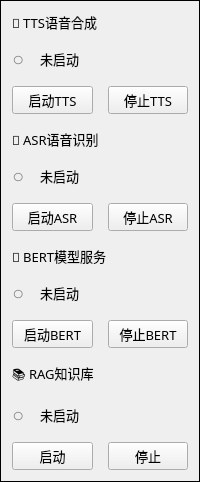
            <widget class="QFrame" name="control_panel_frame">
             <property name="minimumSize">
              <size>
               <width>0</width>
               <height>0</height>
              </size>
             </property>
             <property name="maximumSize">
              <size>
               <width>16777215</width>
               <height>16777215</height>
              </size>
             </property>
             <property name="frameShape">
              <enum>QFrame::Box</enum>
             </property>
             <layout class="QVBoxLayout" name="verticalLayout_21">
              <property name="spacing">
               <number>15</number>
              </property>
              <item>
               <layout class="QVBoxLayout" name="verticalLayout_20">
                <item>
                 <widget class="QLabel" name="label_tts_service">
                  <property name="font">
                   <font>
                    <family>微软雅黑</family>
                    <pointsize>10</pointsize>
                   </font>
                  </property>
                  <property name="text">
                   <string>🎵 TTS语音合成</string>
                  </property>
                 </widget>
                </item>
                <item>
                 <layout class="QHBoxLayout" name="tts_status_layout">
                  <item>
                   <widget class="QLabel" name="label_tts_status_indicator">
                    <property name="styleSheet">
                     <string>color: #888888; font-size: 20px;</string>
                    </property>
                    <property name="text">
                     <string>○</string>
                    </property>
                   </widget>
                  </item>
                  <item>
                   <widget class="QLabel" name="label_terminal_status">
                    <property name="font">
                     <font>
                      <family>微软雅黑</family>
                      <pointsize>10</pointsize>
                     </font>
                    </property>
                    <property name="text">
                     <string>未启动</string>
                    </property>
                   </widget>
                  </item>
                  <item>
                   <spacer name="tts_status_spacer">
                    <property name="orientation">
                     <enum>Qt::Horizontal</enum>
                    </property>
                    <property name="sizeHint" stdset="0">
                     <size>
                      <width>0</width>
                      <height>0</height>
                     </size>
                    </property>
                   </spacer>
                  </item>
                 </layout>
                </item>
                <item>
                 <layout class="QHBoxLayout" name="horizontalLayout_12">
                  <item>
                   <widget class="QPushButton" name="pushButton_start_terminal">
                    <property name="sizePolicy">
                     <sizepolicy hsizetype="Minimum" vsizetype="Preferred">
                      <horstretch>0</horstretch>
                      <verstretch>0</verstretch>
                     </sizepolicy>
                    </property>
                    <property name="minimumSize">
                     <size>
                      <width>0</width>
                      <height>0</height>
                     </size>
                    </property>
                    <property name="font">
                     <font>
                      <family>微软雅黑</family>
                      <pointsize>10</pointsize>
                     </font>
                    </property>
                    <property name="text">
                     <string>启动TTS</string>
                    </property>
                   </widget>
                  </item>
                  <item>
                   <widget class="QPushButton" name="pushButton_stop_terminal">
                    <property name="sizePolicy">
                     <sizepolicy hsizetype="Minimum" vsizetype="Preferred">
                      <horstretch>0</horstretch>
                      <verstretch>0</verstretch>
                     </sizepolicy>
                    </property>
                    <property name="minimumSize">
                     <size>
                      <width>0</width>
                      <height>0</height>
                     </size>
                    </property>
                    <property name="font">
                     <font>
                      <family>微软雅黑</family>
                      <pointsize>10</pointsize>
                     </font>
                    </property>
                    <property name="text">
                     <string>停止TTS</string>
                    </property>
                   </widget>
                  </item>
                 </layout>
                </item>
               </layout>
              </item>
              <item>
               <layout class="QVBoxLayout" name="verticalLayout_19">
                <item>
                 <widget class="QLabel" name="label_asr_service">
                  <property name="font">
                   <font>
                    <family>微软雅黑</family>
                    <pointsize>10</pointsize>
                   </font>
                  </property>
                  <property name="text">
                   <string>🎤 ASR语音识别</string>
                  </property>
                 </widget>
                </item>
                <item>
                 <layout class="QHBoxLayout" name="asr_status_layout">
                  <item>
                   <widget class="QLabel" name="label_asr_status_indicator">
                    <property name="styleSheet">
                     <string>color: #888888;
font-size: 20px;</string>
                    </property>
                    <property name="text">
                     <string>○</string>
                    </property>
                   </widget>
                  </item>
                  <item>
                   <widget class="QLabel" name="label_asr_status">
                    <property name="font">
                     <font>
                      <family>微软雅黑</family>
                      <pointsize>10</pointsize>
                     </font>
                    </property>
                    <property name="text">
                     <string>未启动</string>
                    </property>
                   </widget>
                  </item>
                  <item>
                   <spacer name="asr_status_spacer">
                    <property name="orientation">
                     <enum>Qt::Horizontal</enum>
                    </property>
                    <property name="sizeHint" stdset="0">
                     <size>
                      <width>0</width>
                      <height>0</height>
                     </size>
                    </property>
                   </spacer>
                  </item>
                 </layout>
                </item>
                <item>
                 <layout class="QHBoxLayout" name="horizontalLayout_13">
                  <item>
                   <widget class="QPushButton" name="pushButton_start_asr">
                    <property name="sizePolicy">
                     <sizepolicy hsizetype="Minimum" vsizetype="Preferred">
                      <horstretch>0</horstretch>
                      <verstretch>0</verstretch>
                     </sizepolicy>
                    </property>
                    <property name="minimumSize">
                     <size>
                      <width>0</width>
                      <height>0</height>
                     </size>
                    </property>
                    <property name="font">
                     <font>
                      <family>微软雅黑</family>
                      <pointsize>10</pointsize>
                     </font>
                    </property>
                    <property name="text">
                     <string>启动ASR</string>
                    </property>
                   </widget>
                  </item>
                  <item>
                   <widget class="QPushButton" name="pushButton_stop_asr">
                    <property name="sizePolicy">
                     <sizepolicy hsizetype="Minimum" vsizetype="Preferred">
                      <horstretch>0</horstretch>
                      <verstretch>0</verstretch>
                     </sizepolicy>
                    </property>
                    <property name="minimumSize">
                     <size>
                      <width>0</width>
                      <height>0</height>
                     </size>
                    </property>
                    <property name="font">
                     <font>
                      <family>微软雅黑</family>
                      <pointsize>10</pointsize>
                     </font>
                    </property>
                    <property name="text">
                     <string>停止ASR</string>
                    </property>
                   </widget>
                  </item>
                 </layout>
                </item>
               </layout>
              </item>
              <item>
               <layout class="QVBoxLayout" name="verticalLayout_18">
                <item>
                 <widget class="QLabel" name="label_bert_service">
                  <property name="font">
                   <font>
                    <family>微软雅黑</family>
                    <pointsize>10</pointsize>
                   </font>
                  </property>
                  <property name="text">
                   <string>🤖 BERT模型服务</string>
                  </property>
                 </widget>
                </item>
                <item>
                 <layout class="QHBoxLayout" name="bert_status_layout">
                  <item>
                   <widget class="QLabel" name="label_bert_status_indicator">
                    <property name="styleSheet">
                     <string>color: #888888; font-size: 20px;</string>
                    </property>
                    <property name="text">
                     <string>○</string>
                    </property>
                   </widget>
                  </item>
                  <item>
                   <widget class="QLabel" name="label_bert_status">
                    <property name="font">
                     <font>
                      <family>微软雅黑</family>
                      <pointsize>10</pointsize>
                     </font>
                    </property>
                    <property name="text">
                     <string>未启动</string>
                    </property>
                   </widget>
                  </item>
                  <item>
                   <spacer name="bert_status_spacer">
                    <property name="orientation">
                     <enum>Qt::Horizontal</enum>
                    </property>
                    <property name="sizeHint" stdset="0">
                     <size>
                      <width>0</width>
                      <height>0</height>
                     </size>
                    </property>
                   </spacer>
                  </item>
                 </layout>
                </item>
                <item>
                 <layout class="QHBoxLayout" name="horizontalLayout_14">
                  <item>
                   <widget class="QPushButton" name="pushButton_start_bert">
                    <property name="sizePolicy">
                     <sizepolicy hsizetype="Minimum" vsizetype="Preferred">
                      <horstretch>0</horstretch>
                      <verstretch>0</verstretch>
                     </sizepolicy>
                    </property>
                    <property name="minimumSize">
                     <size>
                      <width>0</width>
                      <height>0</height>
                     </size>
                    </property>
                    <property name="font">
                     <font>
                      <family>微软雅黑</family>
                      <pointsize>10</pointsize>
                     </font>
                    </property>
                    <property name="text">
                     <string>启动BERT</string>
                    </property>
                   </widget>
                  </item>
                  <item>
                   <widget class="QPushButton" name="pushButton_stop_bert">
                    <property name="sizePolicy">
                     <sizepolicy hsizetype="Minimum" vsizetype="Preferred">
                      <horstretch>0</horstretch>
                      <verstretch>0</verstretch>
                     </sizepolicy>
                    </property>
                    <property name="minimumSize">
                     <size>
                      <width>0</width>
                      <height>0</height>
                     </size>
                    </property>
                    <property name="font">
                     <font>
                      <family>微软雅黑</family>
                      <pointsize>10</pointsize>
                     </font>
                    </property>
                    <property name="text">
                     <string>停止BERT</string>
                    </property>
                   </widget>
                  </item>
                 </layout>
                </item>
               </layout>
              </item>
              <item>
               <layout class="QVBoxLayout" name="verticalLayout_17">
                <item>
                 <widget class="QLabel" name="label_rag_service">
                  <property name="font">
                   <font>
                    <family>微软雅黑</family>
                    <pointsize>10</pointsize>
                   </font>
                  </property>
                  <property name="text">
                   <string>📚 RAG知识库</string>
                  </property>
                 </widget>
                </item>
                <item>
                 <layout class="QHBoxLayout" name="rag_status_layout">
                  <item>
                   <widget class="QLabel" name="label_rag_status_indicator">
                    <property name="styleSheet">
                     <string>color: #888888;
font-size: 20px;</string>
                    </property>
                    <property name="text">
                     <string>○</string>
                    </property>
                   </widget>
                  </item>
                  <item>
                   <widget class="QLabel" name="label_rag_status">
                    <property name="font">
                     <font>
                      <family>微软雅黑</family>
                      <pointsize>10</pointsize>
                     </font>
                    </property>
                    <property name="text">
                     <string>未启动</string>
                    </property>
                   </widget>
                  </item>
                  <item>
                   <spacer name="rag_status_spacer">
                    <property name="orientation">
                     <enum>Qt::Horizontal</enum>
                    </property>
                    <property name="sizeHint" stdset="0">
                     <size>
                      <width>0</width>
                      <height>0</height>
                     </size>
                    </property>
                   </spacer>
                  </item>
                 </layout>
                </item>
                <item>
                 <layout class="QHBoxLayout" name="horizontalLayout_15">
                  <item>
                   <widget class="QPushButton" name="pushButton_start_rag">
                    <property name="sizePolicy">
                     <sizepolicy hsizetype="Minimum" vsizetype="Preferred">
                      <horstretch>0</horstretch>
                      <verstretch>0</verstretch>
                     </sizepolicy>
                    </property>
                    <property name="minimumSize">
                     <size>
                      <width>0</width>
                      <height>0</height>
                     </size>
                    </property>
                    <property name="font">
                     <font>
                      <family>微软雅黑</family>
                      <pointsize>10</pointsize>
                     </font>
                    </property>
                    <property name="text">
                     <string>启动</string>
                    </property>
                   </widget>
                  </item>
                  <item>
                   <widget class="QPushButton" name="pushButton_stop_rag">
                    <property name="sizePolicy">
                     <sizepolicy hsizetype="Minimum" vsizetype="Preferred">
                      <horstretch>0</horstretch>
                      <verstretch>0</verstretch>
                     </sizepolicy>
                    </property>
                    <property name="minimumSize">
                     <size>
                      <width>0</width>
                      <height>0</height>
                     </size>
                    </property>
                    <property name="font">
                     <font>
                      <family>微软雅黑</family>
                      <pointsize>10</pointsize>
                     </font>
                    </property>
                    <property name="text">
                     <string>停止</string>
                    </property>
                   </widget>
                  </item>
                 </layout>
                </item>
               </layout>
              </item>
             </layout>
            </widget>
